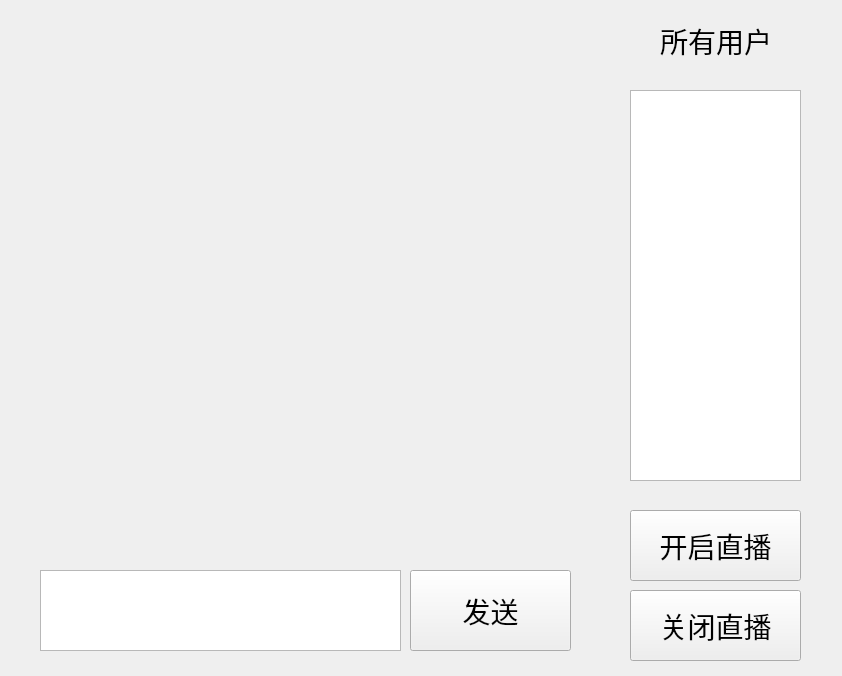
<?xml version="1.0" encoding="UTF-8"?>
<ui version="4.0">
 <class>LiveRoom</class>
 <widget class="QWidget" name="LiveRoom">
  <property name="geometry">
   <rect>
    <x>0</x>
    <y>0</y>
    <width>842</width>
    <height>676</height>
   </rect>
  </property>
  <property name="windowTitle">
   <string>Form</string>
  </property>
  <widget class="QLabel" name="label_roomid">
   <property name="geometry">
    <rect>
     <x>30</x>
     <y>20</y>
     <width>121</width>
     <height>41</height>
    </rect>
   </property>
   <property name="font">
    <font>
     <pointsize>21</pointsize>
    </font>
   </property>
   <property name="text">
    <string/>
   </property>
  </widget>
  <widget class="QLabel" name="label_allusername">
   <property name="geometry">
    <rect>
     <x>660</x>
     <y>20</y>
     <width>121</width>
     <height>41</height>
    </rect>
   </property>
   <property name="font">
    <font>
     <pointsize>21</pointsize>
    </font>
   </property>
   <property name="text">
    <string>所有用户</string>
   </property>
  </widget>
  <widget class="QListWidget" name="listWidget_allusername">
   <property name="geometry">
    <rect>
     <x>630</x>
     <y>90</y>
     <width>171</width>
     <height>391</height>
    </rect>
   </property>
   <property name="font">
    <font>
     <pointsize>21</pointsize>
    </font>
   </property>
  </widget>
  <widget class="QLabel" name="label_camera">
   <property name="geometry">
    <rect>
     <x>40</x>
     <y>90</y>
     <width>521</width>
     <height>381</height>
    </rect>
   </property>
   <property name="font">
    <font>
     <pointsize>21</pointsize>
    </font>
   </property>
   <property name="text">
    <string/>
   </property>
  </widget>
  <widget class="QTextEdit" name="textEdit_talkinformation">
   <property name="geometry">
    <rect>
     <x>40</x>
     <y>570</y>
     <width>361</width>
     <height>81</height>
    </rect>
   </property>
   <property name="font">
    <font>
     <pointsize>21</pointsize>
    </font>
   </property>
  </widget>
  <widget class="QPushButton" name="pushButton_sendtalk_information">
   <property name="geometry">
    <rect>
     <x>410</x>
     <y>570</y>
     <width>161</width>
     <height>81</height>
    </rect>
   </property>
   <property name="font">
    <font>
     <pointsize>21</pointsize>
    </font>
   </property>
   <property name="text">
    <string>发送</string>
   </property>
  </widget>
  <widget class="QPushButton" name="pushButton_startliving">
   <property name="geometry">
    <rect>
     <x>630</x>
     <y>510</y>
     <width>171</width>
     <height>71</height>
    </rect>
   </property>
   <property name="font">
    <font>
     <pointsize>21</pointsize>
    </font>
   </property>
   <property name="text">
    <string>开启直播</string>
   </property>
  </widget>
  <widget class="QPushButton" name="pushButton_closeliving">
   <property name="geometry">
    <rect>
     <x>630</x>
     <y>590</y>
     <width>171</width>
     <height>71</height>
    </rect>
   </property>
   <property name="font">
    <font>
     <pointsize>21</pointsize>
    </font>
   </property>
   <property name="text">
    <string>关闭直播</string>
   </property>
  </widget>
 </widget>
 <resources/>
 <connections/>
</ui>
